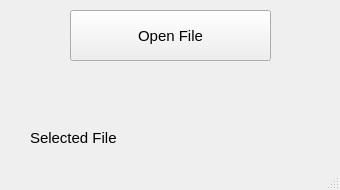
<?xml version="1.0" encoding="UTF-8"?>
<ui version="4.0">
 <class>MainWindow</class>
 <widget class="QMainWindow" name="MainWindow">
  <property name="geometry">
   <rect>
    <x>0</x>
    <y>0</y>
    <width>340</width>
    <height>190</height>
   </rect>
  </property>
  <property name="windowTitle">
   <string>MainWindow</string>
  </property>
  <widget class="QWidget" name="centralwidget">
   <widget class="QLabel" name="label">
    <property name="geometry">
     <rect>
      <x>30</x>
      <y>130</y>
      <width>241</width>
      <height>16</height>
     </rect>
    </property>
    <property name="font">
     <font>
      <pointsize>11</pointsize>
     </font>
    </property>
    <property name="text">
     <string>Selected File</string>
    </property>
   </widget>
   <widget class="QPushButton" name="pushButton">
    <property name="geometry">
     <rect>
      <x>70</x>
      <y>10</y>
      <width>201</width>
      <height>51</height>
     </rect>
    </property>
    <property name="font">
     <font>
      <pointsize>11</pointsize>
     </font>
    </property>
    <property name="text">
     <string>Open File</string>
    </property>
   </widget>
  </widget>
  <widget class="QMenuBar" name="menubar">
   <property name="geometry">
    <rect>
     <x>0</x>
     <y>0</y>
     <width>340</width>
     <height>22</height>
    </rect>
   </property>
  </widget>
  <widget class="QStatusBar" name="statusbar"/>
 </widget>
 <resources/>
 <connections/>
</ui>
